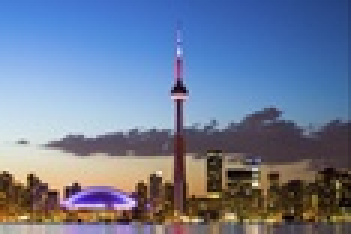
#> input picture Q4_image_1.jpg, 117 x 78 px, shrunk from 980 x 650 before the run (shown 3 times larger)
$ python q4.py   (older library calls are emulated)
#> lines starting #> are read from the running program, lines starting #| are printed output that depends on the picture; after the words box and inside, x2 and y2 are one past the last pixel; in counts of white or black regions, pixels touching at a corner belong together
import numpy as np
import matplotlib.pyplot as plt
import cv2


def gaussian_kernel(std):
    '''
    Creates a 2D gaussian kernel, given a standard deviation.

    std: standard deviation of gaussian (isotropic)
    '''

    gaussian_pdf = lambda x: 1/(np.sqrt(2*np.pi * std**2)) * np.exp(-x**2/(std**2 * 2))

    num_stds = 3
    dimension = int(2*(np.ceil(std)*num_stds) + 1)
    center = std *num_stds
    gaussian_1D = np.zeros((dimension, 1))

    for i in range(dimension):
        p_x = gaussian_pdf(i-center)
        gaussian_1D[i] = p_x

    gaussian_2D = gaussian_1D @ gaussian_1D.T
    gaussian_2D /= gaussian_2D.sum()

    return gaussian_2D

def display_image(img, cmap=None):
    '''
    Plots image.
    '''
    plt.cla()

    if cmap:
        plt.imshow(img, cmap='gray')
    else:
        plt.imshow(img)

def convolution(img, filter):
    '''
    Convolves an image (h x w) with a filter (k x k).

    img: array of (h x w x channels)
    filter: array of (k x k)
    '''
    h, w, channels = img.shape
    k = filter.shape[0]

    padding = int((k-1)/2)
    padded_image = np.zeros((h + padding*2, w + padding*2, channels), int)
    padded_image[padding:-padding, padding:-padding, :] = img

    output = np.zeros((h, w, channels), int)
    filter = filter[..., np.newaxis]

    # just to be consistent
    filter = np.flip(filter, 0)
    filter = np.flip(filter, 1)

    for x in range(h):
        for y in range(w):
            output[x, y, :] = (filter * padded_image[x: x+k, y:y+k]).sum(axis=(0, 1)).astype(int)

    return output

def sobel_kernels():
    '''
    Returns Sobel kernels for calculating image gradient for dx and dy.
    '''
    x_kernel = np.array([
        [-1, 0, 1],
        [-2, 0, 2],
        [-1, 0, 1]
        ], int)
    y_kernel = np.array([
        [-1, -2, -1],
        [0, 0, 0],
        [1, 2, 1]
        ], int)


    return x_kernel, y_kernel

def get_grad_magnitude(img):
    '''
    Computes gradient of image and returns gradient magnitude image.

    img: array of (h x w x channels)
    '''
    img_gray = cv2.cvtColor(np.float32(img), cv2.COLOR_RGB2GRAY)[..., np.newaxis]

    sobel_x, sobel_y = sobel_kernels()

    grad_x = convolution(img_gray, sobel_x)
    grad_y = convolution(img_gray, sobel_y)

    grad_mag = np.sqrt(grad_x**2 + grad_y**2)

    return grad_mag

def threshold(gradient_img, eps=3):
    t_curr = gradient_img.mean()
    t_prev = t_curr + eps + 1

    i = 0
    while abs(t_curr - t_prev) > eps:
        lower = gradient_img[gradient_img < t_curr]
        upper = gradient_img[gradient_img >= t_curr]

        mean_lower = lower.mean()
        mean_upper = upper.mean()

        t_prev = t_curr
        t_curr = (mean_lower + mean_upper)/2
        i += 1


    edge = np.zeros(gradient_img.shape, int)
    edge[gradient_img >= t_curr] = 255

    return edge

def q4_end_to_end(path, name, gaussian_k=3, eps=3):
    print('Q4 Edge Detection for ', path)
    img = cv2.imread(path)[..., ::-1]

    blurred = convolution(img, gaussian_kernel(gaussian_k))
    display_image(blurred)
    plt.savefig('images/q4_blurred_' + name + '.png')

    grad_img = get_grad_magnitude(blurred)
    display_image(grad_img, 'gray')
    plt.savefig('images/q4_gradient_' + name + '.png')

    output = threshold(grad_img, eps)
    display_image(output, 'gray')
    plt.savefig('images/q4_edges_' + name + '.png')

    return img, blurred, grad_img, output

def q4_step1():
    print('Q4 Step 1, visualizing gaussian kernels')
    img = cv2.imread('Q4_image_1.jpg')[..., ::-1]

    gaussian_std_1 = gaussian_kernel(1)
    gaussian_std_3 = gaussian_kernel(3)

    blurred_std_1 = convolution(img, gaussian_std_1)
    blurred_std_3 = convolution(img, gaussian_std_3)

    figure, axs = plt.subplots(2, 2)
    axs[0][0].imshow(gaussian_std_1, cmap='gray')
    axs[0][0].set_title('Gaussian Kernel with std=1')

    axs[0][1].imshow(gaussian_std_3, cmap='gray')
    axs[0][1].set_title('Gaussian Kernel with std=3')

    axs[1][0].imshow(blurred_std_1)
    axs[1][1].imshow(blurred_std_3)

    plt.savefig('images/q4_step1.png')
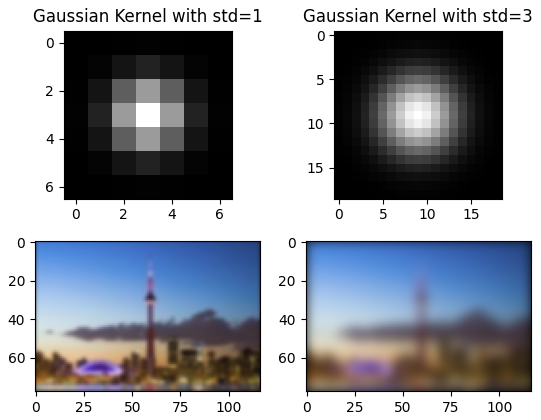
#> figure drawn by matplotlib, 4 panels
    plt.clf();


def testing(path):
    img = cv2.imread(path)[..., ::-1]

    blurred = cv2.GaussianBlur(img,(19,19),3)
    blurred_gray = cv2.cvtColor(np.float32(blurred), cv2.COLOR_RGB2GRAY)

    sobelx = cv2.Sobel(blurred_gray,cv2.CV_64F,1,0,ksize=3)
    sobely = cv2.Sobel(blurred_gray,cv2.CV_64F,0,1,ksize=3)

    grad_img = np.sqrt(sobelx**2 + sobely**2)

    output = threshold(grad_img, 3)
    display_image(output, 'gray')
    return img, blurred, grad_img, output


if __name__ == '__main__':
    q4_step1()

    q4_end_to_end('Q4_image_1.jpg', 'img1')
#> in sobel_kernels, `x_kernel = np.array([ [-1, 0, 1], [-2, 0, 2], [-1, 0, 1] ], int)`: x_kernel = [[-1, 0, 1], [-2, 0, 2], [-1, 0, 1]]
#> in sobel_kernels, `y_kernel = np.array([ [-1, -2, -1], [0, 0, 0], [1, 2, 1] ], int)`: y_kernel = [[-1, -2, -1], [0, 0, 0], [1, 2, 1]]
#> in get_grad_magnitude, `sobel_x, sobel_y = sobel_kernels()`: sobel_x = [[-1, 0, 1], [-2, 0, 2], [-1, 0, 1]]; sobel_y = [[-1, -2, -1], [0, 0, 0], [1, 2, 1]]
#> in threshold, `t_curr = gradient_img.mean()`: t_curr = 51.56
#> in threshold, `t_prev = t_curr + eps + 1`: t_prev = 55.56
#> the loop in threshold, `while abs(t_curr - t_prev) > eps:` made 9 passes
#> (mean_lower, mean_upper, t_prev, t_curr) on passes 1 to 9: (23.95, 112.4, 51.56, 68.16), (28.32, 135.5, 68.16, 81.88), (31.65, 159.2, 81.88, 95.4), (34.4, 186, 95.4, 110.2), (37.28, 230.6, 110.2, 133.9), (39.04, 272.7, 133.9, 155.9), (39.79, 291.4, 155.9, 165.6), (40.16, 300.3, 165.6, 170.2), (40.26, 302.6, 170.2, 171.5)
#> after the loop in threshold, `while abs(t_curr - t_prev) > eps:`: i = 9
#> in q4_end_to_end, `output = threshold(grad_img, eps)`: output: shape (78, 117, 1) int64; 4.3% white in thin lines or dots
    q4_end_to_end('Q4_image_2.jpg', 'img2')
#> call 2 of q4_end_to_end, with path = 'Q4_image_2.jpg', name = 'img2', gaussian_k = 3, eps = 3
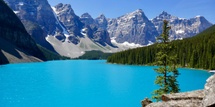
#> input picture Q4_image_2.jpg, 215 x 107 px, shrunk from 1800 x 900 before the run
#> in get_grad_magnitude (call 2), `img_gray = cv2.cvtColor(np.float32(img), cv2.COLOR_RGB2GRAY)[..., np.n..`:
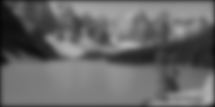
#> img_gray: shape (107, 215, 1) float32; min 8.02, max 176.7, mean 104.1
#> in get_grad_magnitude (call 2), `grad_mag = np.sqrt(grad_x**2 + grad_y**2)`:
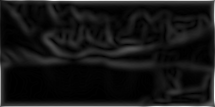
#> grad_mag: shape (107, 215, 1) float64; min 0, max 484, mean 42.3; drawn with min black and max white
#> the loop in threshold (call 2), `while abs(t_curr - t_prev) > eps:` made 11 passes
#> (mean_lower, mean_upper, t_prev, t_curr) on passes 1 to 11: (16.32, 92.44, 42.34, 54.38), (20.24, 109.2, 54.38, 64.74), (23.18, 125.5, 64.74, 74.36), (25.72, 144.6, 74.36, 85.18), (27.79, 165.6, 85.18, 96.7), (29.85, 195.4, 96.7, 112.6), (31.4, 227.8, 112.6, 129.6), (32.97, 275.8, 129.6, 154.4), (34.41, 345.2, 154.4, 189.8), (34.75, 365.3, 189.8, 200), (34.79, 366.9, 200, 200.9)
#> in q4_end_to_end (call 2), `output = threshold(grad_img, eps)`: output: shape (107, 215, 1) int64; 2.3% white in thin lines or dots
    q4_end_to_end('mine.jpg', 'mine')
#> call 3 of q4_end_to_end, with path = 'mine.jpg', name = 'mine', gaussian_k = 3, eps = 3
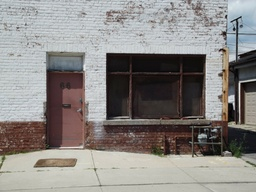
#> input picture mine.jpg, 256 x 192 px, shrunk from 2144 x 1608 before the run
#> in get_grad_magnitude (call 3), `img_gray = cv2.cvtColor(np.float32(img), cv2.COLOR_RGB2GRAY)[..., np.n..`:
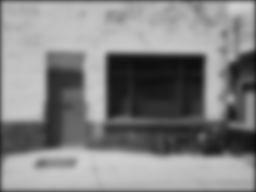
#> img_gray: shape (192, 256, 1) float32; min 12.04, max 209.1, mean 131.4
#> in q4_end_to_end (call 3), `output = threshold(grad_img, eps)`:
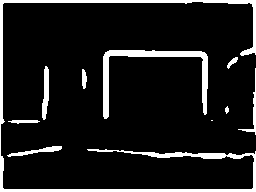
#> output: shape (192, 256, 1) int64; 10.5% white; 10 white regions (1 under 20 px), largest, box (x1, y1, x2, y2) and area: (0, 0, 256, 192) 2971, (103, 50, 208, 119) 1301, (42, 66, 49, 120) 259
